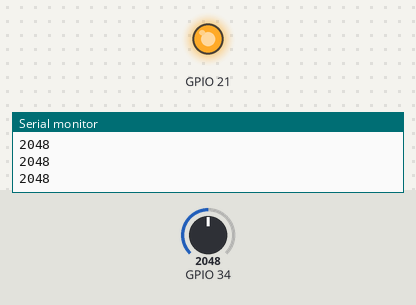
A sketch run on a simulated ESP32. On the bench: output pins drawn as LEDs (lit = HIGH), the last lines printed to the serial monitor. The inputs (shaded band) are chosen by the test bench; at power-on: GPIO 34 = 2048.

Above: at 1.2 s.
1.3 s: GPIO 34 set to 314
2.8 s: GPIO 34 set to 273
At 4.0 s:
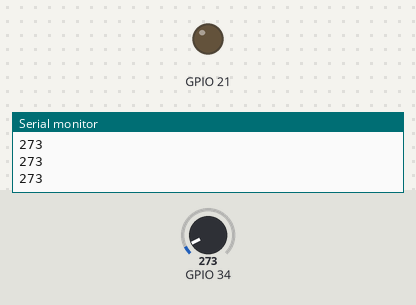
4.3 s: GPIO 34 set to 340
At 5.0 s:
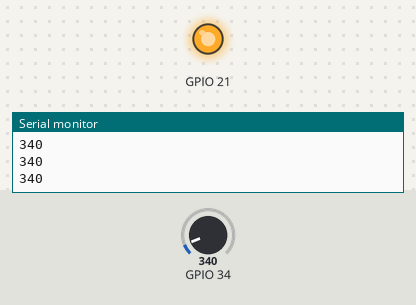
5.8 s: GPIO 34 set to 260
At 6.2 s:
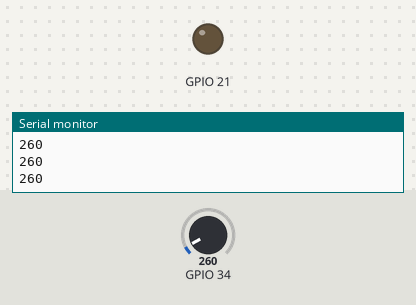
Timing chart, 0 to 8.3 s (numbered marks = the images above; inputs shaded):
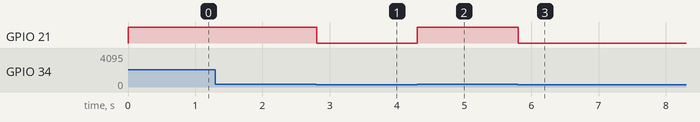

The sketch:

moisture.ino
```cpp
int mois;
int mois_sum = 0;
int counter = 0;
int mois_av;

void setup() {
  // put your setup code here, to run once:
  pinMode(34, INPUT);
  pinMode(21, OUTPUT);
  Serial.begin(9600);
}

void loop() {
  counter ++;
  mois = analogRead(34);
  mois_sum = mois_sum + mois;

  if (counter == 5) {
    mois_av = mois_sum/counter;
    Serial.println(mois_av);

    if (mois_av < 300) {
      digitalWrite(21, 0);
      }
    else {
      digitalWrite(21, 1);
      }
      counter = 0;
      mois_sum = 0;
  }
}
```

Measured:
- the behaviour switches between 300 and 299 on GPIO 34 (found by bisection; images 0 and 1)
- after the input at 2.8 s, GPIO 21: HIGH → LOW at once
- after the input at 4.3 s, GPIO 21: LOW → HIGH at once
- after the input at 5.8 s, GPIO 21: HIGH → LOW at once
